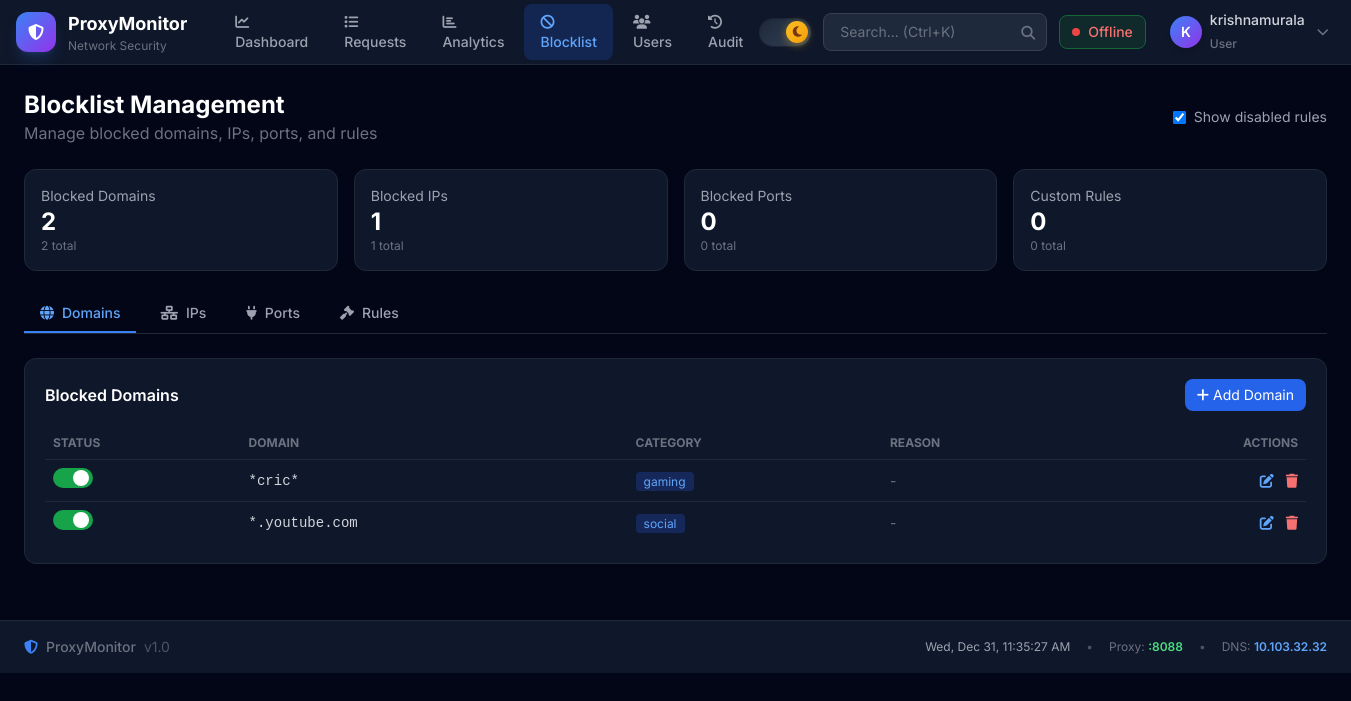
Page /blocklist/ (signed in) on the earlier database version.
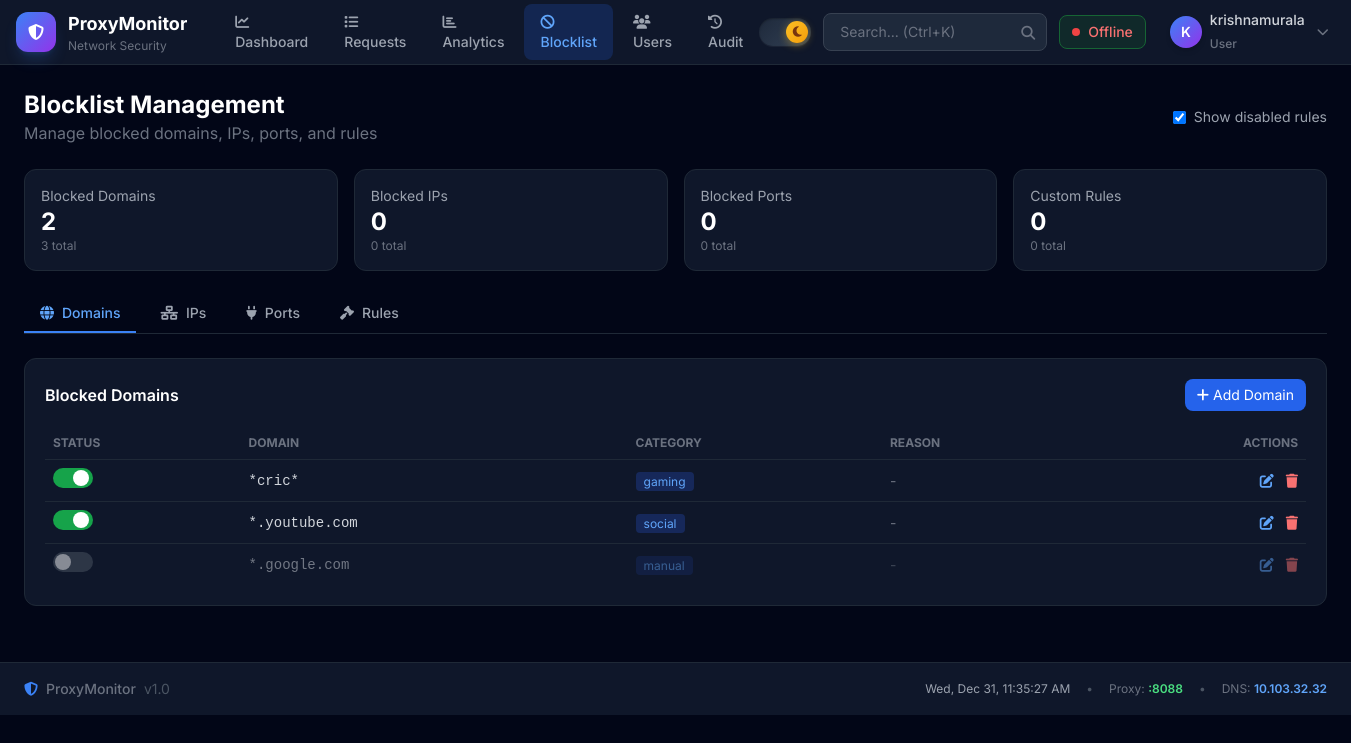
Same page on the later database version.
### apps/blocklist/models.py (models this page shows, shortened)
class BlockedDomain(models.Model):
    CATEGORY_CHOICES = [
        ('manual', 'Manual'),
        ('ads', 'Advertising'),
        ('malware', 'Malware'),
        ('phishing', 'Phishing'),
        ('adult', 'Adult Content'),
        ('social', 'Social Media'),
        ('gambling', 'Gambling'),
        ('streaming', 'Streaming'),
        ('gaming', 'Gaming'),
        ('other', 'Other'),
    ]
    domain = models.CharField(max_length=255, unique=True, db_index=True)
    category = models.CharField(max_length=50, choices=CATEGORY_CHOICES, default='manual')
    reason = models.TextField(blank=True, null=True)
    is_active = models.BooleanField(default=True, db_index=True)
    is_wildcard = models.BooleanField(default=False, db_index=True)
    hit_count = models.IntegerField(default=0)
    created_at = models.DateTimeField(default=timezone.now)
    updated_at = models.DateTimeField(auto_now=True)
    class Meta:
        ordering = ['-created_at']
        verbose_name = 'Blocked Domain'
        verbose_name_plural = 'Blocked Domains'

### apps/dashboard/views.py (the view, shortened to what this page needs)
# urls.py: path('blocklist/', views.blocklist_view, name='blocklist'),
@login_required
@operator_required
def blocklist_view(request):
    from apps.blocklist.models import BlockedDomain, BlockedIP, BlockedPort, BlockRule
    show_disabled = request.GET.get('show_disabled', 'true') == 'true'
    if show_disabled:
        blocked_domains = BlockedDomain.objects.all().order_by('-is_active', '-created_at')[:100]
        blocked_ips = BlockedIP.objects.all().order_by('-is_active', '-created_at')[:100]
        blocked_ports = BlockedPort.objects.all().order_by('-is_active', '-created_at')[:100]
        block_rules = BlockRule.objects.all().order_by('-is_active', 'priority', '-created_at')[:100]
    context = {
        'page': 'blocklist',
        'blocked_domains': blocked_domains,
        'blocked_ips': blocked_ips,
        'blocked_ports': blocked_ports,
        'block_rules': block_rules,
        'domain_count': BlockedDomain.objects.filter(is_active=True).count(),
        'domain_total': BlockedDomain.objects.count(),
        'ip_count': BlockedIP.objects.filter(is_active=True).count(),
        'ip_total': BlockedIP.objects.count(),
        'port_count': BlockedPort.objects.filter(is_active=True).count(),
        'port_total': BlockedPort.objects.count(),
        'rule_count': BlockRule.objects.filter(is_active=True).count(),
        'rule_total': BlockRule.objects.count(),
        'show_disabled': show_disabled,
    }
    return render(request, 'dashboard/blocklist.html', context)

### apps/dashboard/context_processors.py (called while the page is built, shortened)
def rbac_context(request):
    context = {
        'is_admin': False,
        'is_operator': False,
        'user_role': 'viewer',
        'dns_server': getattr(settings, 'DNS_SERVERS', ['8.8.8.8'])[0],
        'proxy_port': getattr(settings, 'PROXY_PORT', 8088),
    }
    if request.user.is_authenticated:
        if request.user.is_superuser:
            context['is_admin'] = True
            context['is_operator'] = True
            context['user_role'] = 'admin'
    print(f"RBAC Context: user={request.user}, is_admin={context['is_admin']}, is_operator={context['is_operator']}")
    return context

### apps/dashboard/rbac.py (called while the page is built)
def is_operator(user):
    if not user.is_authenticated:
        return False
    if user.is_superuser:
        return True
    try:
        return user.profile.role in ['operator', 'admin']
    except:
        return False

### templates/dashboard/blocklist.html (shortened to what the changed rows need)
{% extends "dashboard/base.html" %}
{% block content %}
<div class="mb-6 flex justify-between items-center">
    <div>
        <h2 class="text-2xl font-bold text-white">Blocklist Management</h2>
    </div>
</div>
<div class="grid grid-cols-2 md:grid-cols-4 gap-4 mb-6">
    <div class="bg-dark-900 rounded-xl border border-gray-800 p-4">
        <div class="text-gray-400 text-sm">Blocked Domains</div>
        <div class="text-2xl font-bold text-white">{{ domain_count }}</div>
        <div class="text-xs text-gray-500">{{ domain_total }} total</div>
    </div>
    <div class="bg-dark-900 rounded-xl border border-gray-800 p-4">
        <div class="text-gray-400 text-sm">Blocked IPs</div>
        <div class="text-2xl font-bold text-white">{{ ip_count }}</div>
        <div class="text-xs text-gray-500">{{ ip_total }} total</div>
    </div>
</div>
<div id="panel-domains" class="tab-panel">
    <div class="bg-dark-900 rounded-xl border border-gray-800 p-5">
        <div class="overflow-x-auto">
            <table class="w-full text-sm">
                <thead>
                    <tr class="text-gray-500 text-xs uppercase border-b border-gray-800">
                        <th class="text-left py-2 px-2">Status</th>
                        <th class="text-left py-2 px-2">Domain</th>
                        <th class="text-left py-2 px-2">Category</th>
                        <th class="text-left py-2 px-2">Reason</th>
                        <th class="text-right py-2 px-2">Actions</th>
                    </tr>
                </thead>
                <tbody class="divide-y divide-gray-800">
                    {% for domain in blocked_domains %}
                    <tr class="hover:bg-dark-800 {% if not domain.is_active %}opacity-50{% endif %}" id="domain-row-{{ domain.id }}">
                        <td class="py-2 px-2">
                            <button onclick="confirmToggle('domain', {{ domain.id }}, '{{ domain.domain }}', {{ domain.is_active|yesno:'true,false' }})"
                                    class="w-10 h-5 rounded-full transition-colors relative {% if domain.is_active %}bg-green-600{% else %}bg-gray-600{% endif %}"
                                    title="{% if domain.is_active %}Click to disable{% else %}Click to enable{% endif %}">
                                <span class="absolute w-4 h-4 bg-white rounded-full top-0.5 transition-transform {% if domain.is_active %}left-5{% else %}left-0.5{% endif %}"></span>
                            </button>
                        </td>
                        <td class="py-2 px-2 font-mono text-gray-300">{{ domain.domain }}</td>
                        <td class="py-2 px-2">
                            <span class="px-2 py-0.5 rounded text-xs bg-blue-900/50 text-blue-400">{{ domain.category }}</span>
                        </td>
                        <td class="py-2 px-2 text-gray-500">{{ domain.reason|default:"-"|truncatechars:40 }}</td>
                        <td class="py-2 px-2 text-right space-x-2">
                            <button onclick="showEditModal('domain', {{ domain.id }}, '{{ domain.domain }}', '{{ domain.category }}', '{{ domain.reason|default:'' }}')"
                                    class="text-blue-400 hover:text-blue-300" title="Edit">
                                <i class="fas fa-edit"></i>
                            </button>
                            <button onclick="confirmDelete('domain', {{ domain.id }}, '{{ domain.domain }}')"
                                    class="text-red-400 hover:text-red-300" title="Delete">
                                <i class="fas fa-trash"></i>
                            </button>
                        </td>
                    </tr>
                    {% empty %}
                    <tr><td colspan="5" class="py-8 text-center text-gray-500">No blocked domains</td></tr>
                    {% endfor %}
                </tbody>
            </table>
        </div>
    </div>
</div>
{% endblock %}

Differences in the rows shown:
added BlockedDomain: is_active False (drawn), domain "*.google.com", category "manual", reason "-"
Other differences:
{{ domain_total }}: "2" → "3"
{{ ip_count }}: "1" → "0"
{{ ip_total }}: "1" → "0"
